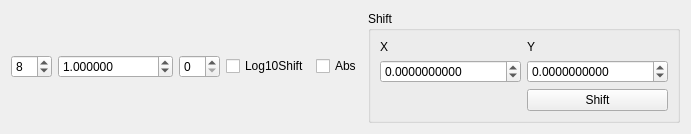
       <widget class="QWidget" name="page_NormShift">
        <property name="sizePolicy">
         <sizepolicy hsizetype="Preferred" vsizetype="Preferred">
          <horstretch>0</horstretch>
          <verstretch>0</verstretch>
         </sizepolicy>
        </property>
        <property name="maximumSize">
         <size>
          <width>797</width>
          <height>120</height>
         </size>
        </property>
        <layout class="QGridLayout" name="gridLayout_12">
         <item row="0" column="0">
          <layout class="QGridLayout" name="gridLayout_9">
           <item row="0" column="0">
            <widget class="QSpinBox" name="norm_Shift0_len">
             <property name="value">
              <number>8</number>
             </property>
            </widget>
           </item>
           <item row="0" column="2">
            <widget class="QSpinBox" name="spinBox_2"/>
           </item>
           <item row="0" column="3">
            <widget class="QCheckBox" name="Log10Shift">
             <property name="text">
              <string>Log10Shift</string>
             </property>
            </widget>
           </item>
           <item row="0" column="1">
            <widget class="QDoubleSpinBox" name="norm_at_X">
             <property name="decimals">
              <number>6</number>
             </property>
             <property name="minimum">
              <double>-999999999.000000000000000</double>
             </property>
             <property name="maximum">
              <double>999999999.000000000000000</double>
             </property>
             <property name="value">
              <double>1.000000000000000</double>
             </property>
            </widget>
           </item>
           <item row="0" column="4">
            <widget class="QCheckBox" name="absOperations">
             <property name="text">
              <string>Abs</string>
             </property>
            </widget>
           </item>
          </layout>
         </item>
         <item row="0" column="1">
          <widget class="QGroupBox" name="groupBox">
           <property name="sizePolicy">
            <sizepolicy hsizetype="Preferred" vsizetype="Preferred">
             <horstretch>100</horstretch>
             <verstretch>200</verstretch>
            </sizepolicy>
           </property>
           <property name="title">
            <string>Shift</string>
           </property>
           <layout class="QGridLayout" name="gridLayout_16">
            <item row="1" column="1">
             <widget class="QDoubleSpinBox" name="ShiftYVal">
              <property name="decimals">
               <number>10</number>
              </property>
              <property name="minimum">
               <double>-999999999.000000000000000</double>
              </property>
              <property name="maximum">
               <double>999999999.000000000000000</double>
              </property>
             </widget>
            </item>
            <item row="0" column="0">
             <widget class="QLabel" name="label_20">
              <property name="text">
               <string>X</string>
              </property>
             </widget>
            </item>
            <item row="0" column="1">
             <widget class="QLabel" name="label_37">
              <property name="text">
               <string>Y</string>
              </property>
             </widget>
            </item>
            <item row="1" column="0">
             <widget class="QDoubleSpinBox" name="ShiftXVal">
              <property name="decimals">
               <number>10</number>
              </property>
              <property name="minimum">
               <double>-999999999.000000000000000</double>
              </property>
              <property name="maximum">
               <double>999999999.000000000000000</double>
              </property>
             </widget>
            </item>
            <item row="2" column="1">
             <widget class="QPushButton" name="ShiftXY">
              <property name="text">
               <string>Shift</string>
              </property>
             </widget>
            </item>
           </layout>
          </widget>
         </item>
        </layout>
       </widget>
